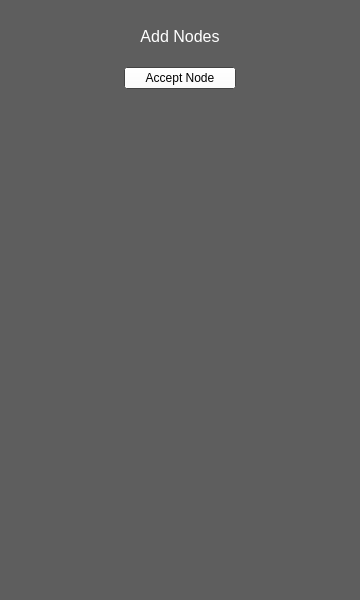
<?xml version="1.0" encoding="UTF-8"?>
<ui version="4.0">
 <class>AddNodeTabWidget</class>
 <widget class="QWidget" name="AddNodeTabWidget">
  <property name="geometry">
   <rect>
    <x>0</x>
    <y>0</y>
    <width>360</width>
    <height>600</height>
   </rect>
  </property>
  <property name="sizePolicy">
   <sizepolicy hsizetype="Preferred" vsizetype="Preferred">
    <horstretch>0</horstretch>
    <verstretch>0</verstretch>
   </sizepolicy>
  </property>
  <property name="minimumSize">
   <size>
    <width>360</width>
    <height>600</height>
   </size>
  </property>
  <property name="palette">
   <palette>
    <active>
     <colorrole role="WindowText">
      <brush brushstyle="SolidPattern">
       <color alpha="255">
        <red>255</red>
        <green>255</green>
        <blue>255</blue>
       </color>
      </brush>
     </colorrole>
     <colorrole role="Button">
      <brush brushstyle="SolidPattern">
       <color alpha="255">
        <red>255</red>
        <green>255</green>
        <blue>255</blue>
       </color>
      </brush>
     </colorrole>
     <colorrole role="Light">
      <brush brushstyle="SolidPattern">
       <color alpha="255">
        <red>255</red>
        <green>255</green>
        <blue>255</blue>
       </color>
      </brush>
     </colorrole>
     <colorrole role="Midlight">
      <brush brushstyle="SolidPattern">
       <color alpha="255">
        <red>255</red>
        <green>255</green>
        <blue>255</blue>
       </color>
      </brush>
     </colorrole>
     <colorrole role="Dark">
      <brush brushstyle="SolidPattern">
       <color alpha="255">
        <red>127</red>
        <green>127</green>
        <blue>127</blue>
       </color>
      </brush>
     </colorrole>
     <colorrole role="Mid">
      <brush brushstyle="SolidPattern">
       <color alpha="255">
        <red>170</red>
        <green>170</green>
        <blue>170</blue>
       </color>
      </brush>
     </colorrole>
     <colorrole role="Text">
      <brush brushstyle="SolidPattern">
       <color alpha="255">
        <red>255</red>
        <green>255</green>
        <blue>255</blue>
       </color>
      </brush>
     </colorrole>
     <colorrole role="BrightText">
      <brush brushstyle="SolidPattern">
       <color alpha="255">
        <red>255</red>
        <green>255</green>
        <blue>255</blue>
       </color>
      </brush>
     </colorrole>
     <colorrole role="ButtonText">
      <brush brushstyle="SolidPattern">
       <color alpha="255">
        <red>0</red>
        <green>0</green>
        <blue>0</blue>
       </color>
      </brush>
     </colorrole>
     <colorrole role="Base">
      <brush brushstyle="SolidPattern">
       <color alpha="255">
        <red>94</red>
        <green>94</green>
        <blue>94</blue>
       </color>
      </brush>
     </colorrole>
     <colorrole role="Window">
      <brush brushstyle="SolidPattern">
       <color alpha="255">
        <red>94</red>
        <green>94</green>
        <blue>94</blue>
       </color>
      </brush>
     </colorrole>
     <colorrole role="Shadow">
      <brush brushstyle="SolidPattern">
       <color alpha="255">
        <red>0</red>
        <green>0</green>
        <blue>0</blue>
       </color>
      </brush>
     </colorrole>
     <colorrole role="AlternateBase">
      <brush brushstyle="SolidPattern">
       <color alpha="255">
        <red>94</red>
        <green>94</green>
        <blue>94</blue>
       </color>
      </brush>
     </colorrole>
     <colorrole role="ToolTipBase">
      <brush brushstyle="SolidPattern">
       <color alpha="255">
        <red>255</red>
        <green>255</green>
        <blue>220</blue>
       </color>
      </brush>
     </colorrole>
     <colorrole role="ToolTipText">
      <brush brushstyle="SolidPattern">
       <color alpha="255">
        <red>0</red>
        <green>0</green>
        <blue>0</blue>
       </color>
      </brush>
     </colorrole>
    </active>
    <inactive>
     <colorrole role="WindowText">
      <brush brushstyle="SolidPattern">
       <color alpha="255">
        <red>255</red>
        <green>255</green>
        <blue>255</blue>
       </color>
      </brush>
     </colorrole>
     <colorrole role="Button">
      <brush brushstyle="SolidPattern">
       <color alpha="255">
        <red>255</red>
        <green>255</green>
        <blue>255</blue>
       </color>
      </brush>
     </colorrole>
     <colorrole role="Light">
      <brush brushstyle="SolidPattern">
       <color alpha="255">
        <red>255</red>
        <green>255</green>
        <blue>255</blue>
       </color>
      </brush>
     </colorrole>
     <colorrole role="Midlight">
      <brush brushstyle="SolidPattern">
       <color alpha="255">
        <red>255</red>
        <green>255</green>
        <blue>255</blue>
       </color>
      </brush>
     </colorrole>
     <colorrole role="Dark">
      <brush brushstyle="SolidPattern">
       <color alpha="255">
        <red>127</red>
        <green>127</green>
        <blue>127</blue>
       </color>
      </brush>
     </colorrole>
     <colorrole role="Mid">
      <brush brushstyle="SolidPattern">
       <color alpha="255">
        <red>170</red>
        <green>170</green>
        <blue>170</blue>
       </color>
      </brush>
     </colorrole>
     <colorrole role="Text">
      <brush brushstyle="SolidPattern">
       <color alpha="255">
        <red>255</red>
        <green>255</green>
        <blue>255</blue>
       </color>
      </brush>
     </colorrole>
     <colorrole role="BrightText">
      <brush brushstyle="SolidPattern">
       <color alpha="255">
        <red>255</red>
        <green>255</green>
        <blue>255</blue>
       </color>
      </brush>
     </colorrole>
     <colorrole role="ButtonText">
      <brush brushstyle="SolidPattern">
       <color alpha="255">
        <red>0</red>
        <green>0</green>
        <blue>0</blue>
       </color>
      </brush>
     </colorrole>
     <colorrole role="Base">
      <brush brushstyle="SolidPattern">
       <color alpha="255">
        <red>94</red>
        <green>94</green>
        <blue>94</blue>
       </color>
      </brush>
     </colorrole>
     <colorrole role="Window">
      <brush brushstyle="SolidPattern">
       <color alpha="255">
        <red>94</red>
        <green>94</green>
        <blue>94</blue>
       </color>
      </brush>
     </colorrole>
     <colorrole role="Shadow">
      <brush brushstyle="SolidPattern">
       <color alpha="255">
        <red>0</red>
        <green>0</green>
        <blue>0</blue>
       </color>
      </brush>
     </colorrole>
     <colorrole role="AlternateBase">
      <brush brushstyle="SolidPattern">
       <color alpha="255">
        <red>94</red>
        <green>94</green>
        <blue>94</blue>
       </color>
      </brush>
     </colorrole>
     <colorrole role="ToolTipBase">
      <brush brushstyle="SolidPattern">
       <color alpha="255">
        <red>255</red>
        <green>255</green>
        <blue>220</blue>
       </color>
      </brush>
     </colorrole>
     <colorrole role="ToolTipText">
      <brush brushstyle="SolidPattern">
       <color alpha="255">
        <red>0</red>
        <green>0</green>
        <blue>0</blue>
       </color>
      </brush>
     </colorrole>
    </inactive>
    <disabled>
     <colorrole role="WindowText">
      <brush brushstyle="SolidPattern">
       <color alpha="255">
        <red>127</red>
        <green>127</green>
        <blue>127</blue>
       </color>
      </brush>
     </colorrole>
     <colorrole role="Button">
      <brush brushstyle="SolidPattern">
       <color alpha="255">
        <red>255</red>
        <green>255</green>
        <blue>255</blue>
       </color>
      </brush>
     </colorrole>
     <colorrole role="Light">
      <brush brushstyle="SolidPattern">
       <color alpha="255">
        <red>255</red>
        <green>255</green>
        <blue>255</blue>
       </color>
      </brush>
     </colorrole>
     <colorrole role="Midlight">
      <brush brushstyle="SolidPattern">
       <color alpha="255">
        <red>255</red>
        <green>255</green>
        <blue>255</blue>
       </color>
      </brush>
     </colorrole>
     <colorrole role="Dark">
      <brush brushstyle="SolidPattern">
       <color alpha="255">
        <red>127</red>
        <green>127</green>
        <blue>127</blue>
       </color>
      </brush>
     </colorrole>
     <colorrole role="Mid">
      <brush brushstyle="SolidPattern">
       <color alpha="255">
        <red>170</red>
        <green>170</green>
        <blue>170</blue>
       </color>
      </brush>
     </colorrole>
     <colorrole role="Text">
      <brush brushstyle="SolidPattern">
       <color alpha="255">
        <red>127</red>
        <green>127</green>
        <blue>127</blue>
       </color>
      </brush>
     </colorrole>
     <colorrole role="BrightText">
      <brush brushstyle="SolidPattern">
       <color alpha="255">
        <red>255</red>
        <green>255</green>
        <blue>255</blue>
       </color>
      </brush>
     </colorrole>
     <colorrole role="ButtonText">
      <brush brushstyle="SolidPattern">
       <color alpha="255">
        <red>127</red>
        <green>127</green>
        <blue>127</blue>
       </color>
      </brush>
     </colorrole>
     <colorrole role="Base">
      <brush brushstyle="SolidPattern">
       <color alpha="255">
        <red>94</red>
        <green>94</green>
        <blue>94</blue>
       </color>
      </brush>
     </colorrole>
     <colorrole role="Window">
      <brush brushstyle="SolidPattern">
       <color alpha="255">
        <red>94</red>
        <green>94</green>
        <blue>94</blue>
       </color>
      </brush>
     </colorrole>
     <colorrole role="Shadow">
      <brush brushstyle="SolidPattern">
       <color alpha="255">
        <red>0</red>
        <green>0</green>
        <blue>0</blue>
       </color>
      </brush>
     </colorrole>
     <colorrole role="AlternateBase">
      <brush brushstyle="SolidPattern">
       <color alpha="255">
        <red>94</red>
        <green>94</green>
        <blue>94</blue>
       </color>
      </brush>
     </colorrole>
     <colorrole role="ToolTipBase">
      <brush brushstyle="SolidPattern">
       <color alpha="255">
        <red>255</red>
        <green>255</green>
        <blue>220</blue>
       </color>
      </brush>
     </colorrole>
     <colorrole role="ToolTipText">
      <brush brushstyle="SolidPattern">
       <color alpha="255">
        <red>0</red>
        <green>0</green>
        <blue>0</blue>
       </color>
      </brush>
     </colorrole>
    </disabled>
   </palette>
  </property>
  <property name="windowTitle">
   <string>Form</string>
  </property>
  <property name="autoFillBackground">
   <bool>true</bool>
  </property>
  <layout class="QGridLayout" name="gridLayout">
   <item row="0" column="0">
    <layout class="QVBoxLayout" name="verticalLayout_2">
     <property name="sizeConstraint">
      <enum>QLayout::SetMinimumSize</enum>
     </property>
     <property name="bottomMargin">
      <number>0</number>
     </property>
     <item>
      <layout class="QHBoxLayout" name="horizontalLayout_6">
       <property name="rightMargin">
        <number>0</number>
       </property>
       <item>
        <widget class="QLabel" name="label_16">
         <property name="sizePolicy">
          <sizepolicy hsizetype="Preferred" vsizetype="Preferred">
           <horstretch>1</horstretch>
           <verstretch>1</verstretch>
          </sizepolicy>
         </property>
         <property name="minimumSize">
          <size>
           <width>200</width>
           <height>50</height>
          </size>
         </property>
         <property name="palette">
          <palette>
           <active>
            <colorrole role="WindowText">
             <brush brushstyle="SolidPattern">
              <color alpha="255">
               <red>255</red>
               <green>255</green>
               <blue>255</blue>
              </color>
             </brush>
            </colorrole>
            <colorrole role="Button">
             <brush brushstyle="SolidPattern">
              <color alpha="255">
               <red>94</red>
               <green>94</green>
               <blue>94</blue>
              </color>
             </brush>
            </colorrole>
            <colorrole role="Light">
             <brush brushstyle="SolidPattern">
              <color alpha="255">
               <red>141</red>
               <green>141</green>
               <blue>141</blue>
              </color>
             </brush>
            </colorrole>
            <colorrole role="Midlight">
             <brush brushstyle="SolidPattern">
              <color alpha="255">
               <red>117</red>
               <green>117</green>
               <blue>117</blue>
              </color>
             </brush>
            </colorrole>
            <colorrole role="Dark">
             <brush brushstyle="SolidPattern">
              <color alpha="255">
               <red>47</red>
               <green>47</green>
               <blue>47</blue>
              </color>
             </brush>
            </colorrole>
            <colorrole role="Mid">
             <brush brushstyle="SolidPattern">
              <color alpha="255">
               <red>62</red>
               <green>62</green>
               <blue>62</blue>
              </color>
             </brush>
            </colorrole>
            <colorrole role="Text">
             <brush brushstyle="SolidPattern">
              <color alpha="255">
               <red>255</red>
               <green>255</green>
               <blue>255</blue>
              </color>
             </brush>
            </colorrole>
            <colorrole role="BrightText">
             <brush brushstyle="SolidPattern">
              <color alpha="255">
               <red>255</red>
               <green>255</green>
               <blue>255</blue>
              </color>
             </brush>
            </colorrole>
            <colorrole role="ButtonText">
             <brush brushstyle="SolidPattern">
              <color alpha="255">
               <red>255</red>
               <green>255</green>
               <blue>255</blue>
              </color>
             </brush>
            </colorrole>
            <colorrole role="Base">
             <brush brushstyle="SolidPattern">
              <color alpha="255">
               <red>0</red>
               <green>0</green>
               <blue>0</blue>
              </color>
             </brush>
            </colorrole>
            <colorrole role="Window">
             <brush brushstyle="SolidPattern">
              <color alpha="255">
               <red>94</red>
               <green>94</green>
               <blue>94</blue>
              </color>
             </brush>
            </colorrole>
            <colorrole role="Shadow">
             <brush brushstyle="SolidPattern">
              <color alpha="255">
               <red>0</red>
               <green>0</green>
               <blue>0</blue>
              </color>
             </brush>
            </colorrole>
            <colorrole role="AlternateBase">
             <brush brushstyle="SolidPattern">
              <color alpha="255">
               <red>47</red>
               <green>47</green>
               <blue>47</blue>
              </color>
             </brush>
            </colorrole>
            <colorrole role="ToolTipBase">
             <brush brushstyle="SolidPattern">
              <color alpha="255">
               <red>255</red>
               <green>255</green>
               <blue>220</blue>
              </color>
             </brush>
            </colorrole>
            <colorrole role="ToolTipText">
             <brush brushstyle="SolidPattern">
              <color alpha="255">
               <red>0</red>
               <green>0</green>
               <blue>0</blue>
              </color>
             </brush>
            </colorrole>
           </active>
           <inactive>
            <colorrole role="WindowText">
             <brush brushstyle="SolidPattern">
              <color alpha="255">
               <red>255</red>
               <green>255</green>
               <blue>255</blue>
              </color>
             </brush>
            </colorrole>
            <colorrole role="Button">
             <brush brushstyle="SolidPattern">
              <color alpha="255">
               <red>94</red>
               <green>94</green>
               <blue>94</blue>
              </color>
             </brush>
            </colorrole>
            <colorrole role="Light">
             <brush brushstyle="SolidPattern">
              <color alpha="255">
               <red>141</red>
               <green>141</green>
               <blue>141</blue>
              </color>
             </brush>
            </colorrole>
            <colorrole role="Midlight">
             <brush brushstyle="SolidPattern">
              <color alpha="255">
               <red>117</red>
               <green>117</green>
               <blue>117</blue>
              </color>
             </brush>
            </colorrole>
            <colorrole role="Dark">
             <brush brushstyle="SolidPattern">
              <color alpha="255">
               <red>47</red>
               <green>47</green>
               <blue>47</blue>
              </color>
             </brush>
            </colorrole>
            <colorrole role="Mid">
             <brush brushstyle="SolidPattern">
              <color alpha="255">
               <red>62</red>
               <green>62</green>
               <blue>62</blue>
              </color>
             </brush>
            </colorrole>
            <colorrole role="Text">
             <brush brushstyle="SolidPattern">
              <color alpha="255">
               <red>255</red>
               <green>255</green>
               <blue>255</blue>
              </color>
             </brush>
            </colorrole>
            <colorrole role="BrightText">
             <brush brushstyle="SolidPattern">
              <color alpha="255">
               <red>255</red>
               <green>255</green>
               <blue>255</blue>
              </color>
             </brush>
            </colorrole>
            <colorrole role="ButtonText">
             <brush brushstyle="SolidPattern">
              <color alpha="255">
               <red>255</red>
               <green>255</green>
               <blue>255</blue>
              </color>
             </brush>
            </colorrole>
            <colorrole role="Base">
             <brush brushstyle="SolidPattern">
              <color alpha="255">
               <red>0</red>
               <green>0</green>
               <blue>0</blue>
              </color>
             </brush>
            </colorrole>
            <colorrole role="Window">
             <brush brushstyle="SolidPattern">
              <color alpha="255">
               <red>94</red>
               <green>94</green>
               <blue>94</blue>
              </color>
             </brush>
            </colorrole>
            <colorrole role="Shadow">
             <brush brushstyle="SolidPattern">
              <color alpha="255">
               <red>0</red>
               <green>0</green>
               <blue>0</blue>
              </color>
             </brush>
            </colorrole>
            <colorrole role="AlternateBase">
             <brush brushstyle="SolidPattern">
              <color alpha="255">
               <red>47</red>
               <green>47</green>
               <blue>47</blue>
              </color>
             </brush>
            </colorrole>
            <colorrole role="ToolTipBase">
             <brush brushstyle="SolidPattern">
              <color alpha="255">
               <red>255</red>
               <green>255</green>
               <blue>220</blue>
              </color>
             </brush>
            </colorrole>
            <colorrole role="ToolTipText">
             <brush brushstyle="SolidPattern">
              <color alpha="255">
               <red>0</red>
               <green>0</green>
               <blue>0</blue>
              </color>
             </brush>
            </colorrole>
           </inactive>
           <disabled>
            <colorrole role="WindowText">
             <brush brushstyle="SolidPattern">
              <color alpha="255">
               <red>47</red>
               <green>47</green>
               <blue>47</blue>
              </color>
             </brush>
            </colorrole>
            <colorrole role="Button">
             <brush brushstyle="SolidPattern">
              <color alpha="255">
               <red>94</red>
               <green>94</green>
               <blue>94</blue>
              </color>
             </brush>
            </colorrole>
            <colorrole role="Light">
             <brush brushstyle="SolidPattern">
              <color alpha="255">
               <red>141</red>
               <green>141</green>
               <blue>141</blue>
              </color>
             </brush>
            </colorrole>
            <colorrole role="Midlight">
             <brush brushstyle="SolidPattern">
              <color alpha="255">
               <red>117</red>
               <green>117</green>
               <blue>117</blue>
              </color>
             </brush>
            </colorrole>
            <colorrole role="Dark">
             <brush brushstyle="SolidPattern">
              <color alpha="255">
               <red>47</red>
               <green>47</green>
               <blue>47</blue>
              </color>
             </brush>
            </colorrole>
            <colorrole role="Mid">
             <brush brushstyle="SolidPattern">
              <color alpha="255">
               <red>62</red>
               <green>62</green>
               <blue>62</blue>
              </color>
             </brush>
            </colorrole>
            <colorrole role="Text">
             <brush brushstyle="SolidPattern">
              <color alpha="255">
               <red>47</red>
               <green>47</green>
               <blue>47</blue>
              </color>
             </brush>
            </colorrole>
            <colorrole role="BrightText">
             <brush brushstyle="SolidPattern">
              <color alpha="255">
               <red>255</red>
               <green>255</green>
               <blue>255</blue>
              </color>
             </brush>
            </colorrole>
            <colorrole role="ButtonText">
             <brush brushstyle="SolidPattern">
              <color alpha="255">
               <red>47</red>
               <green>47</green>
               <blue>47</blue>
              </color>
             </brush>
            </colorrole>
            <colorrole role="Base">
             <brush brushstyle="SolidPattern">
              <color alpha="255">
               <red>94</red>
               <green>94</green>
               <blue>94</blue>
              </color>
             </brush>
            </colorrole>
            <colorrole role="Window">
             <brush brushstyle="SolidPattern">
              <color alpha="255">
               <red>94</red>
               <green>94</green>
               <blue>94</blue>
              </color>
             </brush>
            </colorrole>
            <colorrole role="Shadow">
             <brush brushstyle="SolidPattern">
              <color alpha="255">
               <red>0</red>
               <green>0</green>
               <blue>0</blue>
              </color>
             </brush>
            </colorrole>
            <colorrole role="AlternateBase">
             <brush brushstyle="SolidPattern">
              <color alpha="255">
               <red>94</red>
               <green>94</green>
               <blue>94</blue>
              </color>
             </brush>
            </colorrole>
            <colorrole role="ToolTipBase">
             <brush brushstyle="SolidPattern">
              <color alpha="255">
               <red>255</red>
               <green>255</green>
               <blue>220</blue>
              </color>
             </brush>
            </colorrole>
            <colorrole role="ToolTipText">
             <brush brushstyle="SolidPattern">
              <color alpha="255">
               <red>0</red>
               <green>0</green>
               <blue>0</blue>
              </color>
             </brush>
            </colorrole>
           </disabled>
          </palette>
         </property>
         <property name="font">
          <font>
           <pointsize>12</pointsize>
          </font>
         </property>
         <property name="autoFillBackground">
          <bool>true</bool>
         </property>
         <property name="text">
          <string>Add Nodes</string>
         </property>
         <property name="scaledContents">
          <bool>true</bool>
         </property>
         <property name="alignment">
          <set>Qt::AlignCenter</set>
         </property>
         <property name="textInteractionFlags">
          <set>Qt::NoTextInteraction</set>
         </property>
        </widget>
       </item>
      </layout>
     </item>
     <item>
      <layout class="QHBoxLayout" name="horizontalLayout_9">
       <property name="spacing">
        <number>10</number>
       </property>
       <property name="leftMargin">
        <number>0</number>
       </property>
       <property name="rightMargin">
        <number>0</number>
       </property>
       <property name="bottomMargin">
        <number>0</number>
       </property>
       <item>
        <spacer name="horizontalSpacer_9">
         <property name="orientation">
          <enum>Qt::Horizontal</enum>
         </property>
         <property name="sizeHint" stdset="0">
          <size>
           <width>40</width>
           <height>20</height>
          </size>
         </property>
        </spacer>
       </item>
       <item>
        <widget class="QPushButton" name="AcceptNode">
         <property name="sizePolicy">
          <sizepolicy hsizetype="Expanding" vsizetype="Fixed">
           <horstretch>0</horstretch>
           <verstretch>0</verstretch>
          </sizepolicy>
         </property>
         <property name="toolTip">
          <string>ctrl+a</string>
         </property>
         <property name="text">
          <string>Accept Node</string>
         </property>
        </widget>
       </item>
       <item>
        <spacer name="horizontalSpacer_8">
         <property name="orientation">
          <enum>Qt::Horizontal</enum>
         </property>
         <property name="sizeHint" stdset="0">
          <size>
           <width>40</width>
           <height>20</height>
          </size>
         </property>
        </spacer>
       </item>
      </layout>
     </item>
     <item>
      <spacer name="verticalSpacer">
       <property name="orientation">
        <enum>Qt::Vertical</enum>
       </property>
       <property name="sizeHint" stdset="0">
        <size>
         <width>20</width>
         <height>40</height>
        </size>
       </property>
      </spacer>
     </item>
    </layout>
   </item>
  </layout>
 </widget>
 <resources/>
 <connections/>
</ui>
